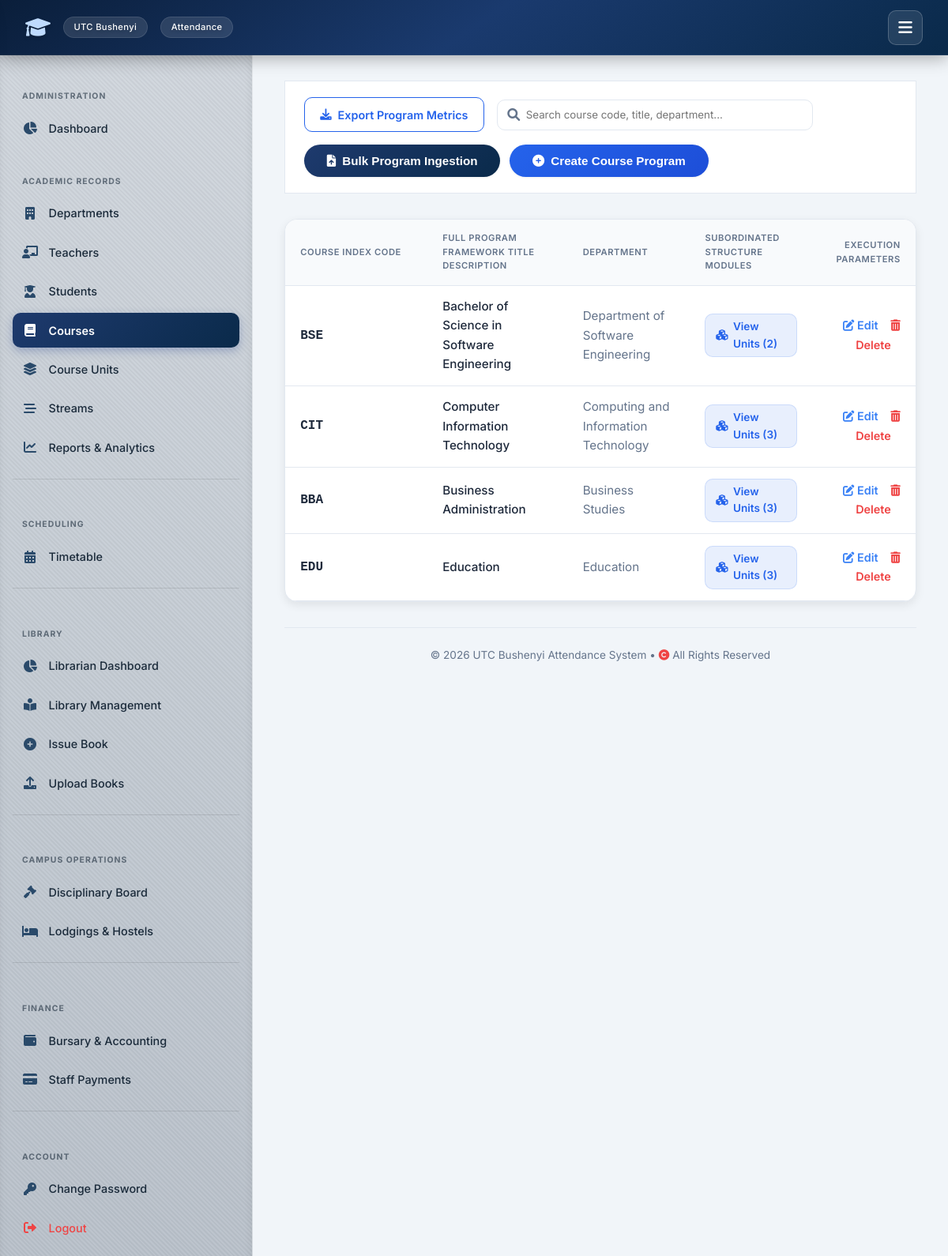
/user-admin/manage-courses/ (signed in), run on the app's committed database.
### attendance/models.py (models this page shows, shortened)
class Course(models.Model):
    code = models.CharField(max_length=20, primary_key=True)
    name = models.CharField(max_length=255)
    department = models.ForeignKey(Department, on_delete=models.SET_NULL, null=True, blank=True, related_name='courses')

class Department(models.Model):
    name = models.CharField(max_length=255, unique=True)

### attendance/views_admin.py (the view, shortened to what this page needs)
# urls.py: path('user-admin/manage-courses/', views_admin.manage_courses, name='manage_courses'),
@login_required
@transaction.atomic
def manage_courses(request):
    if request.user.role != User.IS_ADMIN:
        return HttpResponse("Unauthorized", status=403)
    courses = Course.objects.select_related('department').exclude(code="").exclude(code__isnull=True)
    departments = Department.objects.all()
    return render(request, 'attendance/manage_courses.html', {
        'courses': courses,
        'departments': departments
    })

### templates/attendance/manage_courses.html (shortened to what this page needs)
{% extends 'attendance/base.html' %}
{% block content %}
<div class="page-header-actions">
    <div style="display: flex; gap: 1rem; align-items: center; flex: 1; flex-wrap: wrap;">
        <a href="{% url 'attendance:download_template' 'courses' %}" class="btn-download-list">
            <i class="fas fa-download"></i> Export Program Metrics
        </a>
        <div style="position: relative; min-width: 260px; flex: 1; max-width: 400px;">
            <i class="fas fa-search" style="position: absolute; left: 0.85rem; top: 50%; transform: translateY(-50%); color: var(--text-muted);"></i>
            <input type="text" id="dashboardSearch" class="form-control" placeholder="Search course code, title, department..." style="padding-left: 2.25rem;">
        </div>
    </div>
    <div class="action-group">
        <button class="btn btn-outline" onclick="location.href='{% url 'attendance:bulk_upload_courses' %}'">
            <i class="fas fa-file-upload"></i> Bulk Program Ingestion
        </button>
        <button class="btn" id="openModalBtn" style="background: linear-gradient(135deg, #2563eb, #1d4ed8);">
            <i class="fas fa-plus-circle"></i> Create Course Program
        </button>
    </div>
</div>
<div class="card" style="padding:0; overflow:hidden;">
    <table class="table">
        <thead>
            <tr>
                <th style="width:180px;">Course Index Code</th>
                <th>Full Program Framework Title Description</th>
                <th>Department</th>
                <th>Subordinated Structure Modules</th>
                <th style="text-align: right;">Execution Parameters</th>
            </tr>
        </thead>
        <tbody id="coursesTableBody">
            {% for course in courses %}
            <tr class="course-row">
                <td><code style="font-size:1rem; font-weight:700; color:var(--text-main);">{{ course.code }}</code></td>
                <td style="font-weight: 500;">{{ course.name }}</td>
                <td style="color: var(--text-muted);">
                    {% if course.department %}
                        {{ course.department.name }}
                    {% else %}
                        <em style="color: #94a3b8;">Unassigned</em>
                    {% endif %}
                </td>
                <td>
                    <a href="{% url 'attendance:manage_course_units' %}?filter_course={{ course.code }}" class="unit-navigation-link">
                        <i class="fas fa-cubes"></i> View Units ({{ course.units.count }})
                    </a>
                </td>
                <td style="text-align: right;">
                    <a href="{% url 'attendance:edit_course' course.pk %}" class="action-link edit">
                        <i class="fas fa-edit"></i> Edit
                    </a>
                    <a href="{% url 'attendance:delete_course' course.pk %}" class="action-link delete" onclick="return confirm('Drop this course track?');">
                        <i class="fas fa-trash-alt"></i> Delete
                    </a>
                </td>
            </tr>
            {% endfor %}
        </tbody>
    </table>
</div>
{% endblock %}

### static/style.css (style rules this page uses)
:root { --primary: #0f3b3e; --primary-dark: #0c4e6d ; --primary-light: #e6f4f1; --secondary: #2c6e6b; --accent: #3b82f6; --success: #10b981; --success-light: #d1fae5; --danger: #ef4444; --danger-light: #fee2e2; --warning: #f59e0b; --warning-light: #fef3c7; --info: #3b82f6; --info-light: #dbeafe; --bg-main: #f1f5f9; --surface: #ffffff; --surface-hover: #f8fafc; --text-main: #0f172a; --text-muted: #64748b; --border: #e2e8f0; --shadow-sm: 0 1px 3px rgba(0,0,0,0.06); --shadow: 0 4px 12px rgba(0,0,0,0.08); --shadow-lg: 0 10px 30px rgba(0,0,0,0.12); --radius: 16px; --radius-sm: 10px; --transition: all 0.25s cubic-bezier(0.4, 0, 0.2, 1); --font: 'Inter', -apple-system, BlinkMacSystemFont, 'Segoe UI', Roboto, Helvetica, Arial, sans-serif; --nav-height: 70px; --sidebar-width: 320px; }
* { box-sizing: border-box; margin: 0; padding: 0; }
body { font-family: var(--font); background: var(--bg-main); color: var(--text-main); line-height: 1.6; min-height: 100vh; display: flex; flex-direction: column; }
.card { background: var(--surface); border-radius: var(--radius); padding: 2rem; box-shadow: var(--shadow); border: 1px solid var(--border); transition: var(--transition); }
table { width: 100%; border-collapse: collapse; font-size: 0.95rem; }
th, td { padding: 0.9rem 1.2rem; text-align: left; border-bottom: 1px solid var(--border); }
th { background: #f8fafc; font-weight: 600; color: var(--text-muted); text-transform: uppercase; font-size: 0.7rem; letter-spacing: 0.05em; }
tbody tr { transition: var(--transition); }
.btn { display: inline-flex; align-items: center; justify-content: center; gap: 0.5rem; background: linear-gradient(135deg, var(--secondary), var(--primary)); color: #fff; padding: 0.75rem 1.8rem; border: none; border-radius: 50px; font-weight: 600; font-size: 0.95rem; cursor: pointer; transition: var(--transition); box-shadow: var(--shadow-sm); text-decoration: none; }
.btn-outline { background: transparent; border: 1px solid var(--border); color: var(--text-main); }

### templates/attendance/base.html (style rules this page uses)
:root { --primary: #0a2a4a; --primary-dark: #061e35; --primary-light: #e6eff9; --secondary: #1e3a6e; --accent: #3b82f6; --success: #3b82f6; --success-light: #dbeafe; --danger: #ef4444; --danger-light: #fee2e2; --warning: #f59e0b; --warning-light: #fef3c7; --info: #3b82f6; --info-light: #dbeafe; --bg-main: #f1f5f9; --surface: #ffffff; --surface-hover: #f8fafc; --text-main: #1e293b; --text-muted: #64748b; --border: #e2e8f0; --shadow-sm: 0 1px 3px rgba(0,0,0,0.06); --shadow: 0 4px 12px rgba(0,0,0,0.08); --shadow-lg: 0 10px 30px rgba(0,0,0,0.12); --radius: 16px; --radius-sm: 10px; --transition: all 0.25s cubic-bezier(0.4, 0, 0.2, 1); --font: 'Inter', -apple-system, BlinkMacSystemFont, 'Segoe UI', Roboto, Helvetica, Arial, sans-serif; --nav-height: 70px; --sidebar-width: 320px; }
* { box-sizing: border-box; margin: 0; padding: 0; }
body { font-family: var(--font); background: var(--bg-main); color: var(--text-main); line-height: 1.6; min-height: 100vh; display: flex; flex-direction: column; }
.card { background: var(--surface); border-radius: var(--radius); padding: 2rem; box-shadow: var(--shadow); border: 1px solid var(--border); transition: var(--transition); }
table { width: 100%; border-collapse: collapse; font-size: 0.95rem; }
th, td { padding: 0.9rem 1.2rem; text-align: left; border-bottom: 1px solid var(--border); }
th { background: #f8fafc; font-weight: 600; color: var(--text-muted); text-transform: uppercase; font-size: 0.7rem; letter-spacing: 0.05em; }
.btn { display: inline-flex; align-items: center; justify-content: center; gap: 0.5rem; background: linear-gradient(135deg, var(--secondary), var(--primary)); color: #fff; padding: 0.75rem 1.8rem; border: none; border-radius: 50px; font-weight: 600; font-size: 0.95rem; cursor: pointer; transition: var(--transition); box-shadow: var(--shadow-sm); text-decoration: none; }

### data on the page
Course: code "BSE", name "Bachelor of Science in Software Engineering", department.name "Department of Software Engineering", units.count "2"
Course: code "CIT", name "Computer Information Technology", department.name "Computing and Information Technology", units.count "3"
Course: code "BBA", name "Business Administration", department.name "Business Studies", units.count "3"
Course: code "EDU", name "Education", department.name "Education", units.count "3"
